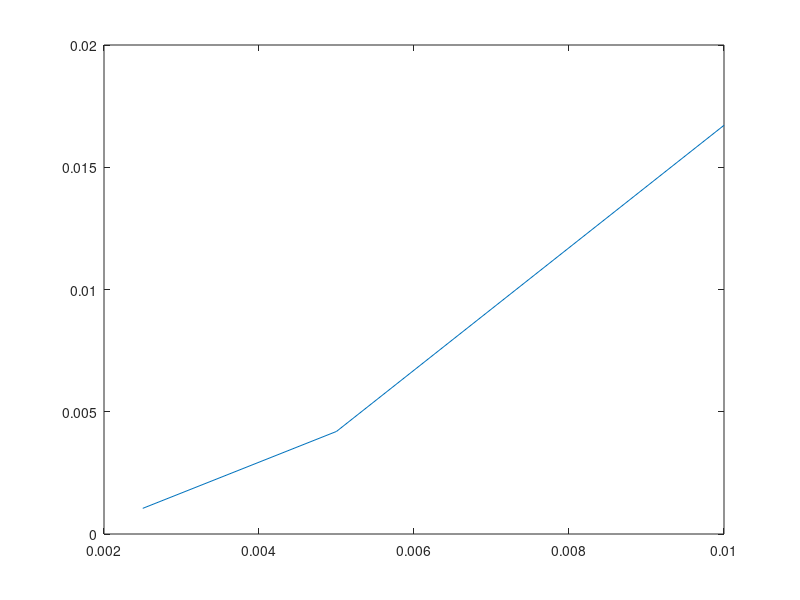

MATLAB code for this plot:
%% Problem 9
clear all; % clear all data
low=0; % define my low and high spatial boundary
high=1;
M_s=[];
err_s=[];
 for M=[100 200 400]
a=1; % a is the coefficient 
dx=(high-low)/M;  
out=[]; % output file which the solution of each time ste can be found here
un=zeros(1,M); % initialize my IC vector;
pos=(high-low)/(M)*([0:(M-1)]); % calculate position value at each grid
%% set IC
for i=1:M
        un(i)=exp(-0.5*((pos(i)-0.5)/0.08)^2);
end
u_ic=un; %% save my IC so I can compare with my soilution
%% set A
A=zeros(M); % initialize matrix A
for i=2:M-1
    A(i,i-1)=-1;
    A(i,i+1)=1;
end
A(1,2)=1;
A(1,end)=-1;
A(M,1)=1;
A(M,M-1)=-1; % Now A is B(1,-2,1);
un=un.';
operator_2O_center=1/2/dx*A; % Define my 2nd-order centered differences operator;
t=0;

%% 4th-order Runge-Kutta methods
h=a*dx; % Courant number=1
out=[];
un=u_ic.';
t=0;
for i=1:(1/h)
    t=t+h;
    unp1d2_1=un-1/2*h*operator_2O_center*un;
    unp1d2_2=un-1/2*h*operator_2O_center*unp1d2_1;
    unp1_bar=un-h*operator_2O_center*unp1d2_2;
    unp1=un+1/6*h*(-operator_2O_center*(un+2*unp1d2_1+2*unp1d2_2+unp1_bar));
    un=unp1;
    out=[out ; t unp1.'];
%     plot(pos,unp1,'o-');
%     pause(0)
end
solution=out(end,2:end);
M_s=[M_s dx];
err=sqrt(sum((solution-u_ic).^2)/M);
err_s=[err_s err];
end

plot(M_s,err_s)
x=log(M_s);
y=log(err_s);
p=polyfit(x,y,1)